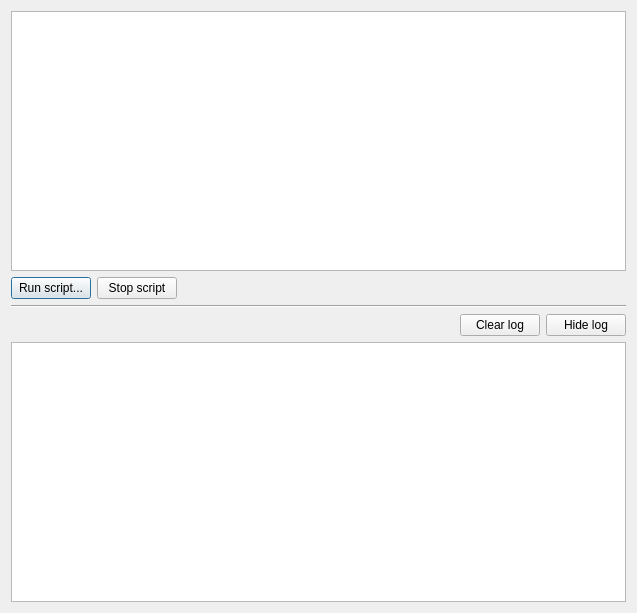
<?xml version="1.0" encoding="UTF-8"?>
<ui version="4.0">
 <class>EditorSingleScriptWindow</class>
 <widget class="QDialog" name="EditorSingleScriptWindow">
  <property name="geometry">
   <rect>
    <x>0</x>
    <y>0</y>
    <width>637</width>
    <height>613</height>
   </rect>
  </property>
  <property name="windowTitle">
   <string>Editor Scripting</string>
  </property>
  <layout class="QGridLayout" name="gridLayout">
   <item row="0" column="0">
    <layout class="QVBoxLayout" name="verticalLayout">
     <item>
      <widget class="QPlainTextEdit" name="script"/>
     </item>
     <item>
      <layout class="QHBoxLayout" name="horizontalLayout_2">
       <item>
        <widget class="QPushButton" name="buttonRun">
         <property name="text">
          <string>Run script...</string>
         </property>
        </widget>
       </item>
       <item>
        <widget class="QPushButton" name="buttonForceKill">
         <property name="text">
          <string>Stop script</string>
         </property>
        </widget>
       </item>
       <item>
        <spacer name="horizontalSpacer_2">
         <property name="orientation">
          <enum>Qt::Horizontal</enum>
         </property>
         <property name="sizeHint" stdset="0">
          <size>
           <width>40</width>
           <height>20</height>
          </size>
         </property>
        </spacer>
       </item>
      </layout>
     </item>
    </layout>
   </item>
   <item row="1" column="0">
    <widget class="Line" name="line">
     <property name="orientation">
      <enum>Qt::Horizontal</enum>
     </property>
    </widget>
   </item>
   <item row="2" column="0">
    <layout class="QVBoxLayout" name="verticalLayout_2">
     <item>
      <layout class="QHBoxLayout" name="horizontalLayout">
       <item>
        <spacer name="horizontalSpacer">
         <property name="orientation">
          <enum>Qt::Horizontal</enum>
         </property>
         <property name="sizeHint" stdset="0">
          <size>
           <width>40</width>
           <height>20</height>
          </size>
         </property>
        </spacer>
       </item>
       <item>
        <widget class="QPushButton" name="buttonClearLog">
         <property name="text">
          <string>Clear log</string>
         </property>
        </widget>
       </item>
       <item>
        <widget class="QPushButton" name="buttonToggleLog">
         <property name="text">
          <string>Hide log</string>
         </property>
        </widget>
       </item>
      </layout>
     </item>
     <item>
      <widget class="QTableWidget" name="log">
       <property name="selectionBehavior">
        <enum>QAbstractItemView::SelectRows</enum>
       </property>
       <property name="cornerButtonEnabled">
        <bool>false</bool>
       </property>
       <attribute name="horizontalHeaderStretchLastSection">
        <bool>true</bool>
       </attribute>
       <attribute name="verticalHeaderVisible">
        <bool>false</bool>
       </attribute>
       <attribute name="verticalHeaderHighlightSections">
        <bool>false</bool>
       </attribute>
      </widget>
     </item>
    </layout>
   </item>
  </layout>
 </widget>
 <resources/>
 <connections/>
</ui>
